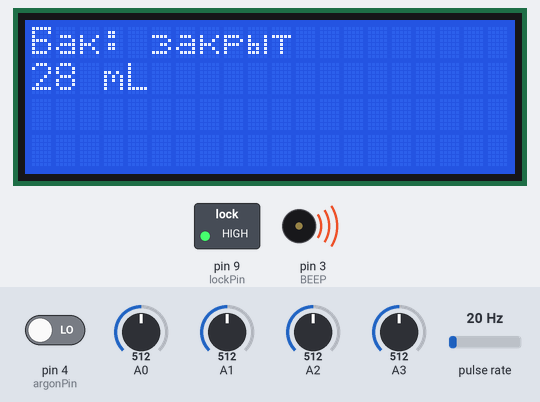
This sketch was run on a simulated Arduino Uno, built for the host (arithmetic inside an expression is 32-bit, double 64-bit). Shown: 20×4 character LCD, switched loads named in the sketch (green lamp = pin HIGH), buzzer (waves = sounding, pin HIGH). Wiring (inferred from the names in the program): pulse sensor: data pin 2. The inputs (shaded band) are chosen by the test bench; at power-on: pulse rate 20 Hz, A0 = 512, A2 = 512, pin 4 (argonPin) LOW, A1 = 512, A3 = 512. EEPROM starts erased; no MQTT or app messages arrive unless stated; what the sketch prints to the serial monitor is not drawn.

Above: at 1.6 s.
1.7 s: pulse rate (sensor on pin 2) set to 4 Hz
At 2.8 s:
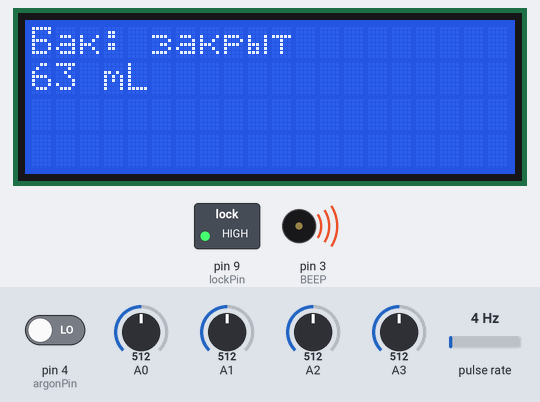
4.5 s: pulse rate (sensor on pin 2) set to 50 Hz
At 5.7 s:
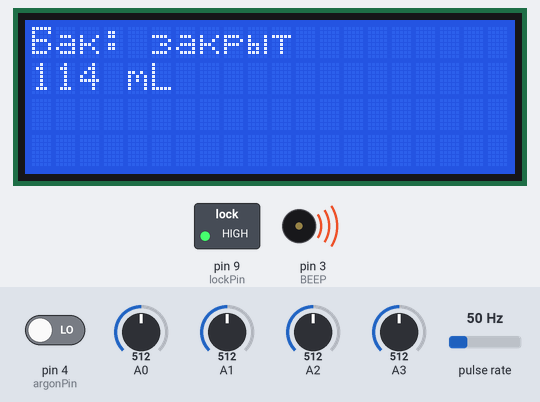
7.5 s: A0 set to 490
At 9.8 s:
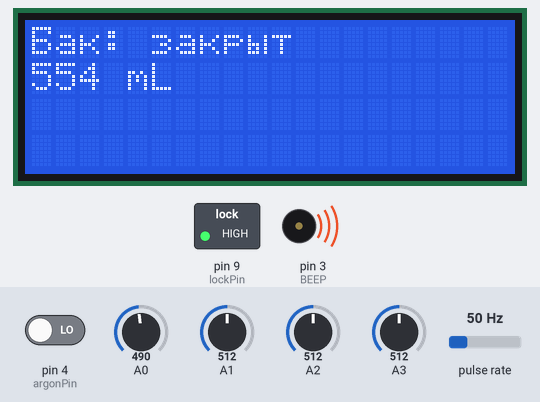
10.5 s: A2 set to 490
At 11.7 s:
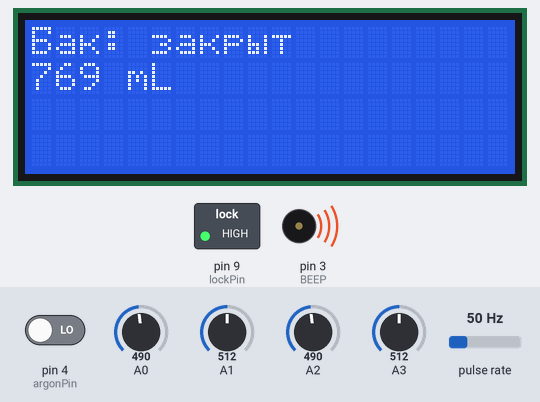
13.5 s: pulse rate (sensor on pin 2) set to 100 Hz
At 14.8 s:
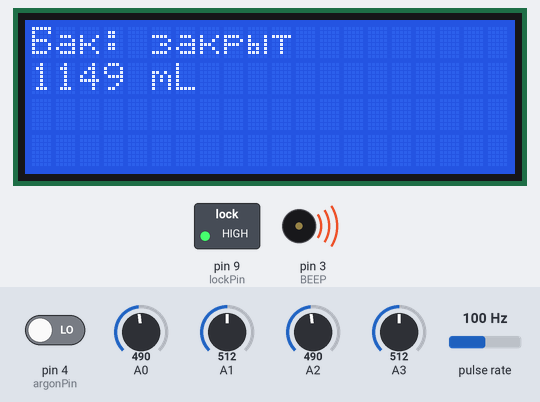
16.5 s: pin 4 (argonPin) driven HIGH
At 18.6 s:
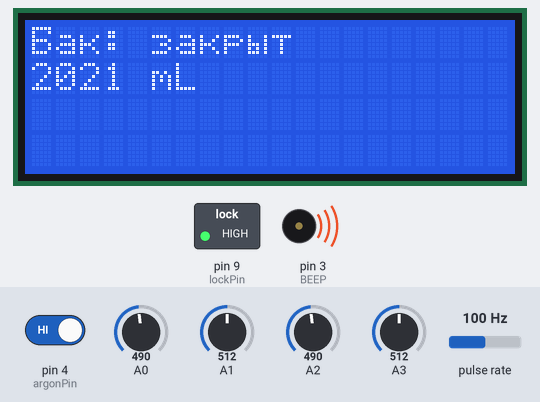
Timing chart, 0 to 20.1 s (numbered marks = the images above; inputs shaded):
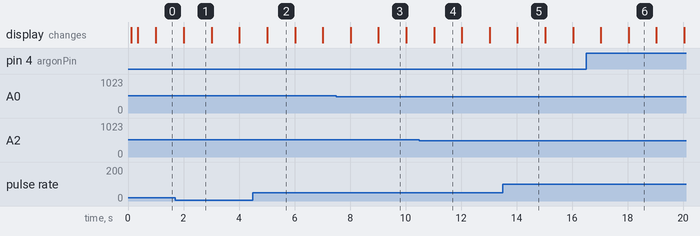

The sketch:

Tank.ino
```cpp
#define OUT_AR_OK "1"
#define OUT_AR_NO "0"

#define OUT_SPUTNIK_FINISHED "1"
#define OUT_SPUTNIK_RUNNING "0"

#define OUT_MECHBOX_OPEN "1"
#define OUT_MECHBOX_CLOSED "0"

#define BEEP 3
#define BEEP_DELAY 300
#define BEEP_COUNT 3

#define argonPin 4

#include <Wire.h>
#include <LiquidCrystal_I2C.h>
#include <Ethernet.h>
#include <MQTTClient.h>
#include <avr/wdt.h>
#include <EEPROM.h>


long totalMilliLitresA;
bool tOpen = false;
bool ok = false;
bool over = false;
bool argonOk = false;
bool sputnikOk = false;
bool mechBoxOpen = false;

void setVolume();
void setTankOpen();

struct TankState {
  bool tOpen;
  long total;
  bool sputnikOk;
  bool mechBoxOpen;
};

byte mac[] = { 0x77, 0xBE, 0xBE, 0x07, 0xFE, 0xEE };
byte ip[] = { 192, 168, 0, 14 }; // <- change to match your network

EthernetClient net;
MQTTClient client;

LiquidCrystal_I2C lcd(0x27, 20, 4);
#define lockPin 9
#define resetPin 7

byte letter_t[8] = // т
{
  B00000, B00000, B11111, B00100, B00100, B00100, B00100, B00000,
};
byte letter_k[8] = // к
{
  B00000, B00000, B10001, B10010, B11100, B10010, B10001, B00000,
};
byte letter_ii[8] = // ы
{
  B00000, B00000, B10001, B10001, B11101, B10101, B11101, B00000,
};
byte letter_z[8] = // з
{
  B00000, B00000, B11110, B00001, B00110, B00001, B11110, B00000,
};
byte letter_a[8] = // а
{
  B00000, B00000, B01110, B00001, B01111, B10001, B01111, B00000,
};
byte letter_B[8] = // Б
{
  B11111, B10001, B10000, B11110, B10001, B10001, B11110, B00000,
};

byte sensorInterrupt = 0;
byte sensorPin = 2;

// The hall-effect flow sensor outputs approximately 4.5 (Closer to 7.5-7.6) pulses per second per litre/minute of flow.
float calibrationFactor = 7.55;

volatile byte pulseCount;

float flowRate;
long flowMilliLitres;

unsigned long oldTime;

#define RES_VAL 123

void loadResult()
{
  byte val1 = EEPROM.read(0);

  if (val1 == RES_VAL)
  {
    TankState ts;
    EEPROM.get(1, ts);
    tOpen = ts.tOpen;
    sputnikOk = ts.sputnikOk;
    mechBoxOpen = ts.mechBoxOpen;

    client.publish("space/console/out", "Sputnik load result: " + sputnikOk);
    client.publish("space/sputnik/out", sputnikOk ? OUT_SPUTNIK_FINISHED : OUT_SPUTNIK_RUNNING);
    client.publish("space/mechbox/out", mechBoxOpen ? OUT_MECHBOX_OPEN : OUT_MECHBOX_CLOSED);

    totalMilliLitresA = ts.total;

    if (tOpen)
    {
      setTankOpen();
      setVolume();
    }
  }
}

void saveState()
{
  TankState tankState = {
    tOpen,
    totalMilliLitresA,
    sputnikOk,
    mechBoxOpen
  };
  EEPROM.write(0, RES_VAL);
  EEPROM.put(1, tankState);
}

void clearResult()
{
  EEPROM.write(0, 0);
}

void __init()
{
  digitalWrite(lockPin, HIGH);
  lcd.clear();
  delay(100);
  lcd.setCursor(0, 0); // Устанавливаем курсор в начало 1 строки
  lcd.print("\6a\2: \4\5\2p\3\1         "); // Бак: закрыт
  lcd.setCursor(0, 1); // Устанавливаем курсор в начало 1 строки
  lcd.print("0 mL            "); // Бак: закрыт
  digitalWrite(sensorPin, HIGH);
  pulseCount = 0;
  flowRate = 0.0;
  flowMilliLitres = 0;
  totalMilliLitresA = 0;
  oldTime = 0;

  tOpen = false;
  sputnikOk = false;
  mechBoxOpen = false;
}

char buf[5];
void publishVol()
{
  String s = String(totalMilliLitresA);
  s.toCharArray(buf, 5);
  client.publish("space/tank/out", buf);
}

void setup()
{
  pinMode(BEEP, OUTPUT);
  pinMode(argonPin, INPUT);
  digitalWrite(BEEP, HIGH);
  pinMode(resetPin, OUTPUT);
  digitalWrite(resetPin, LOW);
  lcd.init(); // Инициализация lcd
  lcd.backlight(); // Включаем подсветку
  lcd.clear();
  // ткыза
  // 12345
  lcd.createChar(1, letter_t);
  lcd.createChar(2, letter_k);
  lcd.createChar(3, letter_ii);
  lcd.createChar(4, letter_z);
  lcd.createChar(5, letter_a);
  lcd.createChar(6, letter_B);

  pinMode(lockPin, OUTPUT);
  Serial.begin(9600);
  digitalWrite(lockPin, LOW);
  lcd.clear();
  delay(50);
  lcd.setCursor(0, 0); // Устанавливаем курсор в начало 1 строки
  lcd.print("Waiting...");

  pinMode(sensorPin, INPUT);

  attachInterrupt(sensorInterrupt, pulseCounter, FALLING);
  Ethernet.begin(mac, ip);
  client.begin("192.168.0.91", net);
  connect();
  __init();
  loadResult();
  publishVol();
}

void pulseCounter()
{
  pulseCount++;
}

long long lastSputnikOk = 0;
void loop()
{
  if (!client.connected()) {
    connect();
  }

  client.loop();

  if (digitalRead(argonPin) == HIGH && !argonOk)
  {
    argonOk = true;
    client.publish("space/console/out", "Argon inserted");
    client.publish("space/argonbox/out", OUT_AR_OK);
  }
  else if (digitalRead(argonPin) == LOW && argonOk)
  {
    argonOk = false;
    client.publish("space/console/out", "Argon removed");
    client.publish("space/argonbox/out", OUT_AR_NO);
  }

  if (analogRead(A0) > 500 && analogRead(A1) > 500)
  {
    if (millis() - lastSputnikOk > 500)
    {
      if (lastSputnikOk == 0)
        lastSputnikOk = millis();
      else
      {
        client.publish("space/console/out", "Sputnik signal received");
        client.publish("space/sputnik/out", "1");
        lastSputnikOk = millis();
      }
    }
  }
  else
  {
    lastSputnikOk = 0;
  }

  if (analogRead(A2) > 500 && analogRead(A3) > 500 && !mechBoxOpen)
  {
    client.publish("space/console/out", "Mechbox open");
    client.publish("space/mechbox/out", OUT_MECHBOX_OPEN);
    mechBoxOpen = true;
    saveState();
  }

    if ((millis() - oldTime) > 1000)
    {
      detachInterrupt(sensorInterrupt);

      flowRate = ((1000.0 / (millis() - oldTime)) * pulseCount) / calibrationFactor;

      oldTime = millis();

      flowMilliLitres = (flowRate / 60) * 1000;

      totalMilliLitresA += flowMilliLitres;

      if (flowMilliLitres > 0)
      {
        setVolume();

        publishVol();
      }

      saveState();

      pulseCount = 0;

      attachInterrupt(sensorInterrupt, pulseCounter, FALLING);
    }
}

void setVolume()
{
  lcd.setCursor(0, 1);
  lcd.print(totalMilliLitresA);
  lcd.print(" mL");
}

void setTankOpen()
{
  client.publish("space/console/out", "Opening tank...");
  //lcd.clear();
  //delay(50);
  lcd.setCursor(0, 0); // Устанавливаем курсор в начало 1 строки
  lcd.print("\6a\2: o\1\2p\3\1         ");
  digitalWrite(lockPin, LOW);

  for (int i = 0; i < BEEP_COUNT; ++i)
  {
    lcd.noBacklight();
    digitalWrite(BEEP, LOW);
    delay(BEEP_DELAY);
    lcd.backlight();
    digitalWrite(BEEP, HIGH);
    delay(BEEP_DELAY);
  }

}

void setTankClosed()
{
  client.publish("space/console/out", "Closing tank...");
  //lcd.clear();
  //delay(50);
  lcd.setCursor(0, 0); // Устанавливаем курсор в начало 1 строки
  lcd.print("\6a\2: \4\5\2p\3\1         "); // Бак: закрыт
  digitalWrite(lockPin, HIGH);
}

void messageReceived(String topic, String payload, char * bytes, unsigned int length) {
  if (payload == "r")
  {
    hard_Reboot();
  }
  if (payload == "p")
  {
    client.publish("space/ping/out", "tank");
  }
  if (payload == "1")
  {
    tOpen = true;
    setTankOpen();
  }
  if (payload == "0")
  {
    tOpen = false;
    setTankClosed();
  }
  if (payload == "i")
  {
    clearResult();
    __init();
  }
  else if (payload == "a")
  {
    client.publish("space/argonbox/out", argonOk ? OUT_AR_OK : OUT_AR_NO);
    client.publish("space/sputnik/out", sputnikOk ? OUT_SPUTNIK_FINISHED : OUT_SPUTNIK_RUNNING);
    client.publish("space/mechbox/out", mechBoxOpen ? OUT_MECHBOX_OPEN : OUT_MECHBOX_CLOSED);
    publishVol();
  }
  else if (payload == "b") //submit (light were off)
  {
    client.publish("space/console/out", "Received sputnik submission");
    sputnikOk = true;

    saveState();
  }
}

// DEFAULT

void connect() {
  Serial.print("connecting...");
  int n = 0;
  while (!client.connect("stank")) {
    delay(1000);
    n++;
    if (n > 5)
      hard_Reboot();
  }

  Serial.println("\nconnected!");
  client.subscribe("space/reset");
  client.subscribe("space/ping/in");
  client.subscribe("space/tank/reset");
  client.subscribe("space/tank/in");
  // client.unsubscribe("/example");
}

void hard_Reboot()
{
  digitalWrite(resetPin, HIGH);
}
```

Measured:
- what the display in image 1 shows lasts 1.0 s, from 2.0 s to 3.0 s
